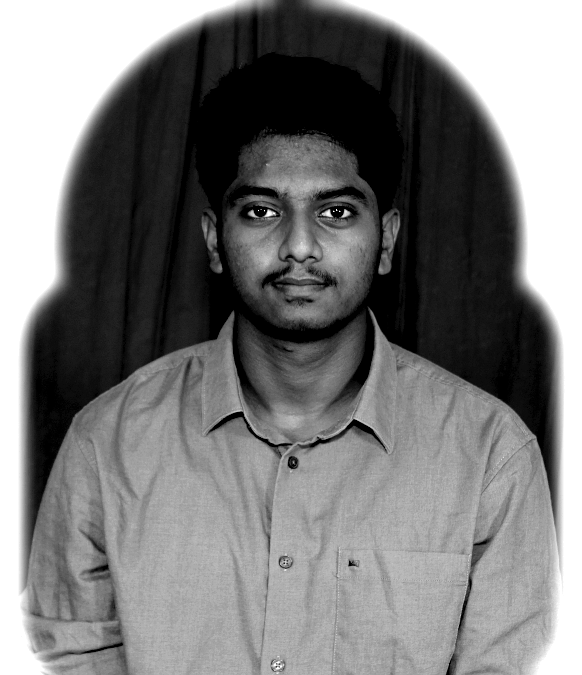
#> input picture source-prepped.png, 582 x 675 px, found by its file name
$ python make_ascii_svg.py
#> lines starting #> are read from the running program, lines starting #| are printed output that depends on the picture
from html import escape
from pathlib import Path

from PIL import Image

SOURCE = Path("source-prepped.png")
OUT = Path("teja-ascii.svg")
RAMP = " .`:-=+*cs#%@"
COLS = 74
ROWS = 45


def main():
    image = Image.open(SOURCE).convert("L")
#> image is the input picture: PIL image 582x675 L; min 0, max 255, mean 123.9
    image = image.resize((COLS, ROWS))
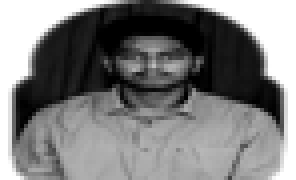
#> image: PIL image 74x45 L (shown 4 times larger); min 0, max 255, mean 123.8
    lines = []
    for y in range(ROWS):
        chars = []
        for x in range(COLS):
            value = 255 - image.getpixel((x, y))
            chars.append(RAMP[min(len(RAMP) - 1, value * len(RAMP) // 256)])
        lines.append("".join(chars).rstrip())
#> after the loop, lines = 45 items

    text_rows = []
    for index, line in enumerate(lines):
        y = 30 + index * 10
        duration = 0.34
        begin = index * 0.028
        text_rows.append(
            f'<g clip-path="url(#row-{index})">'
            f'<text class="ascii" x="18" y="{y}">{escape(line)}</text>'
            f'</g><clipPath id="row-{index}">'
            f'<rect x="18" y="{y - 9}" width="0" height="11">'
            f'<animate attributeName="width" from="0" to="345" dur="{duration}s" begin="{begin:.3f}s" fill="freeze"/>'
            f'</rect></clipPath>'
        )
#> this loop made 45 passes
#> (y, begin) on passes 1 to 12: (30, 0), (40, 0.028), (50, 0.056), (60, 0.084), (70, 0.112), (80, 0.14), (90, 0.168), (100, 0.196), (110, 0.224), (120, 0.252), (130, 0.28), (140, 0.308)
#> after the loop, text_rows = 45 items

    svg = f"""<svg xmlns="http://www.w3.org/2000/svg" width="370" height="500" viewBox="0 0 370 500" role="img" aria-label="Animated ASCII portrait of Imteja Karthik">
  <style>
    .frame {{ fill:#0d1117; stroke:#30365f; stroke-width:1; }}
    .ascii {{ fill:#c9d1d9; font:700 9px 'Cascadia Code', Consolas, monospace; letter-spacing:0; }}
  </style>
  <rect class="frame" x="1" y="1" width="368" height="498" rx="14"/>
  {''.join(text_rows)}
</svg>
"""
    OUT.write_text(svg, encoding="utf-8")


if __name__ == "__main__":
    main()
